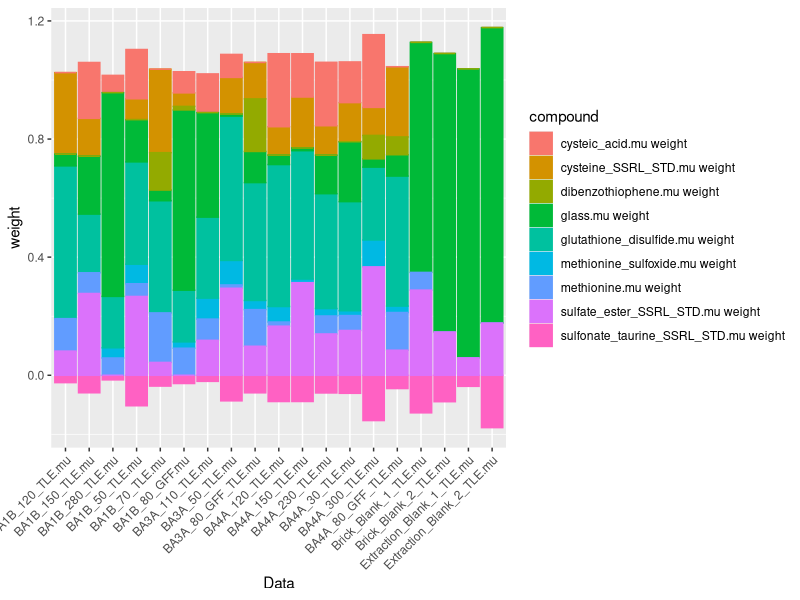

The R script that drew this image:
## ---- chunk 1
library(tidyverse)
## ---- chunk 2
lcf <- readxl::read_excel("data/athena_summaries/athena_TLE_LCF_summary.xls", skip = 2)
## ---- chunk 3
lcf_summary <- lcf |> 
  select(!contains("error")) |> 
  select(!contains("e0")) |> 
  pivot_longer(cols = -c(Data, rfactor, chinu, chisqr, nvarys, scaleby), 
               values_to = "weight", names_to = "compound")
 
lcf_summary |> 
  ggplot() +
  aes(
    y = weight,
    x = Data,
    color = compound,
    fill = compound
  ) +
  geom_col() +
  theme(
    axis.text.x = element_text(angle = 45, hjust = 1)
  )
